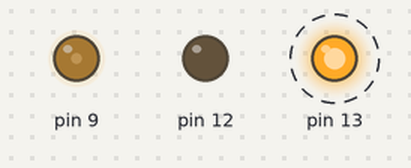
Bench run of a sketch on a simulated Arduino Uno, built with avr-gcc and run on an emulated ATmega328P. On the bench: output pins drawn as LEDs (lit = HIGH). Dashed ring = blinking.

Above: at 0.15 s.
Timing chart, 0 to 3.0 s (numbered marks = the images above):
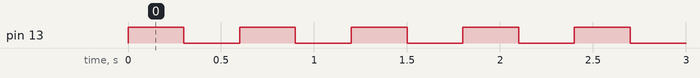

The sketch:

FastPWM.ino
```cpp
// High Speed PWM Test
// Works, T=32us, f=31kHz

void setup()
{
pinMode(13,OUTPUT);
pinMode(12,OUTPUT);

analogWrite(9,64);

//GTCCR=0;  // Resets the preescaler

// Timer 0 is 8 bit
// OCR0A is associated to PB7 (D12)
// PB7 in output mode
//DDRB|=0x20;


// Fast PWM Counts 0 to 255
//   WGM02:0 (Bits 1:0) = 3
// Non inverted PWM
//   COM0x1:0 (Bits 7:6) = 2
// Inverted is 3
//TCCR1A=0x83;

// Clock select without preescaler
//TCCR1B=0;     // Mode  (CS02:0)
TCCR1B=TCCR1B&(~6);

// fPWM=fclk/(N*256)
// N is the preescaler5

//OCR1A=128;  // Ouptut compare reg A of timer 0 (8 bit)
}

/**************************************************************

Fast PWM on pins 9 and 10

A quick and dirty solution to fast PWM on pins 9 and 10

// Basta cambiar el preescalado del timer 1
// asociado a las salidas D9# y D10#
// Ello podria afectar a la libreria de servos
// Es una solucion parcheada por lo que podria
// provocar glitches en los cambios de frecuencia
// Es imposible cambiar la frecuencia de PWM9 sin
// modificar al mismo tiempo la de PWM10

***************************************************************/

void fastPMWpin9(int value)
 {
 analogWrite(9,value);  // Set value
 TCCR1B=TCCR1B&(~6);    // Remove preescaler
 }

void fastPMWpin10(int value)
 {
 analogWrite(10,value); // Set value
 TCCR1B=TCCR1B&(~6);    // Remove preescaler
 }


/**************************************************************/


void loop()
{
digitalWrite(13,!digitalRead(13));
delay(300);
}
```

Measured:
- by itself, pin 13: alternates HIGH for 0.30 s and LOW for 0.30 s
